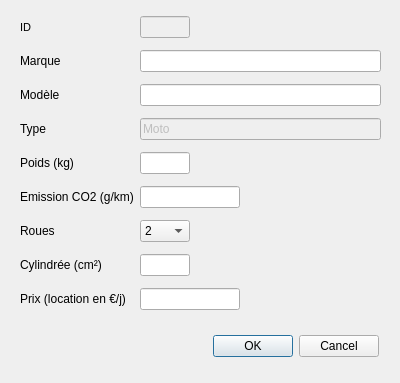
<?xml version="1.0" encoding="UTF-8"?>
<ui version="4.0">
 <class>FenMoto</class>
 <widget class="QDialog" name="FenMoto">
  <property name="geometry">
   <rect>
    <x>0</x>
    <y>0</y>
    <width>400</width>
    <height>383</height>
   </rect>
  </property>
  <property name="windowTitle">
   <string>Dialog</string>
  </property>
  <widget class="QDialogButtonBox" name="buttonBox">
   <property name="geometry">
    <rect>
     <x>210</x>
     <y>330</y>
     <width>171</width>
     <height>32</height>
    </rect>
   </property>
   <property name="orientation">
    <enum>Qt::Horizontal</enum>
   </property>
   <property name="standardButtons">
    <set>QDialogButtonBox::Cancel|QDialogButtonBox::Ok</set>
   </property>
   <property name="centerButtons">
    <bool>true</bool>
   </property>
  </widget>
  <widget class="QWidget" name="gridLayoutWidget">
   <property name="geometry">
    <rect>
     <x>20</x>
     <y>10</y>
     <width>361</width>
     <height>308</height>
    </rect>
   </property>
   <layout class="QGridLayout" name="gridLayout">
    <item row="3" column="1">
     <widget class="QLineEdit" name="typeEdit">
      <property name="enabled">
       <bool>false</bool>
      </property>
      <property name="text">
       <string>Moto</string>
      </property>
     </widget>
    </item>
    <item row="5" column="1">
     <widget class="QLineEdit" name="eCO2Edit">
      <property name="maximumSize">
       <size>
        <width>100</width>
        <height>16777215</height>
       </size>
      </property>
     </widget>
    </item>
    <item row="7" column="1">
     <widget class="QComboBox" name="nbRouesEdit">
      <property name="maximumSize">
       <size>
        <width>50</width>
        <height>16777215</height>
       </size>
      </property>
      <item>
       <property name="text">
        <string>2</string>
       </property>
      </item>
      <item>
       <property name="text">
        <string>3</string>
       </property>
      </item>
     </widget>
    </item>
    <item row="13" column="0">
     <widget class="QLabel" name="prix">
      <property name="text">
       <string>Prix (location en €/j)</string>
      </property>
     </widget>
    </item>
    <item row="13" column="1">
     <widget class="QLineEdit" name="prixEdit">
      <property name="maximumSize">
       <size>
        <width>100</width>
        <height>16777215</height>
       </size>
      </property>
     </widget>
    </item>
    <item row="10" column="0">
     <widget class="QLabel" name="cylindree">
      <property name="text">
       <string>Cylindrée (cm²)</string>
      </property>
     </widget>
    </item>
    <item row="10" column="1">
     <widget class="QLineEdit" name="cylindreeEdit">
      <property name="maximumSize">
       <size>
        <width>50</width>
        <height>16777215</height>
       </size>
      </property>
     </widget>
    </item>
    <item row="3" column="0">
     <widget class="QLabel" name="type">
      <property name="text">
       <string>Type</string>
      </property>
     </widget>
    </item>
    <item row="7" column="0">
     <widget class="QLabel" name="nbRoues">
      <property name="text">
       <string>Roues</string>
      </property>
     </widget>
    </item>
    <item row="0" column="0">
     <widget class="QLabel" name="ID">
      <property name="font">
       <font>
        <pointsize>8</pointsize>
       </font>
      </property>
      <property name="text">
       <string>ID</string>
      </property>
     </widget>
    </item>
    <item row="0" column="1">
     <widget class="QLineEdit" name="IDEdit">
      <property name="enabled">
       <bool>false</bool>
      </property>
      <property name="maximumSize">
       <size>
        <width>50</width>
        <height>16777215</height>
       </size>
      </property>
      <property name="readOnly">
       <bool>false</bool>
      </property>
     </widget>
    </item>
    <item row="5" column="0">
     <widget class="QLabel" name="eCO2">
      <property name="text">
       <string>Emission CO2 (g/km)</string>
      </property>
     </widget>
    </item>
    <item row="4" column="0">
     <widget class="QLabel" name="poids">
      <property name="text">
       <string>Poids (kg)</string>
      </property>
     </widget>
    </item>
    <item row="1" column="0">
     <widget class="QLabel" name="marque">
      <property name="text">
       <string>Marque</string>
      </property>
     </widget>
    </item>
    <item row="1" column="1">
     <widget class="QLineEdit" name="marqueEdit"/>
    </item>
    <item row="2" column="1">
     <widget class="QLineEdit" name="modeleEdit"/>
    </item>
    <item row="4" column="1">
     <widget class="QLineEdit" name="poidsEdit">
      <property name="maximumSize">
       <size>
        <width>50</width>
        <height>16777215</height>
       </size>
      </property>
     </widget>
    </item>
    <item row="2" column="0">
     <widget class="QLabel" name="modele">
      <property name="text">
       <string>Modèle</string>
      </property>
     </widget>
    </item>
   </layout>
  </widget>
 </widget>
 <resources/>
 <connections>
  <connection>
   <sender>buttonBox</sender>
   <signal>accepted()</signal>
   <receiver>FenMoto</receiver>
   <slot>accept()</slot>
   <hints>
    <hint type="sourcelabel">
     <x>248</x>
     <y>254</y>
    </hint>
    <hint type="destinationlabel">
     <x>157</x>
     <y>274</y>
    </hint>
   </hints>
  </connection>
  <connection>
   <sender>buttonBox</sender>
   <signal>rejected()</signal>
   <receiver>FenMoto</receiver>
   <slot>reject()</slot>
   <hints>
    <hint type="sourcelabel">
     <x>316</x>
     <y>260</y>
    </hint>
    <hint type="destinationlabel">
     <x>286</x>
     <y>274</y>
    </hint>
   </hints>
  </connection>
 </connections>
</ui>
